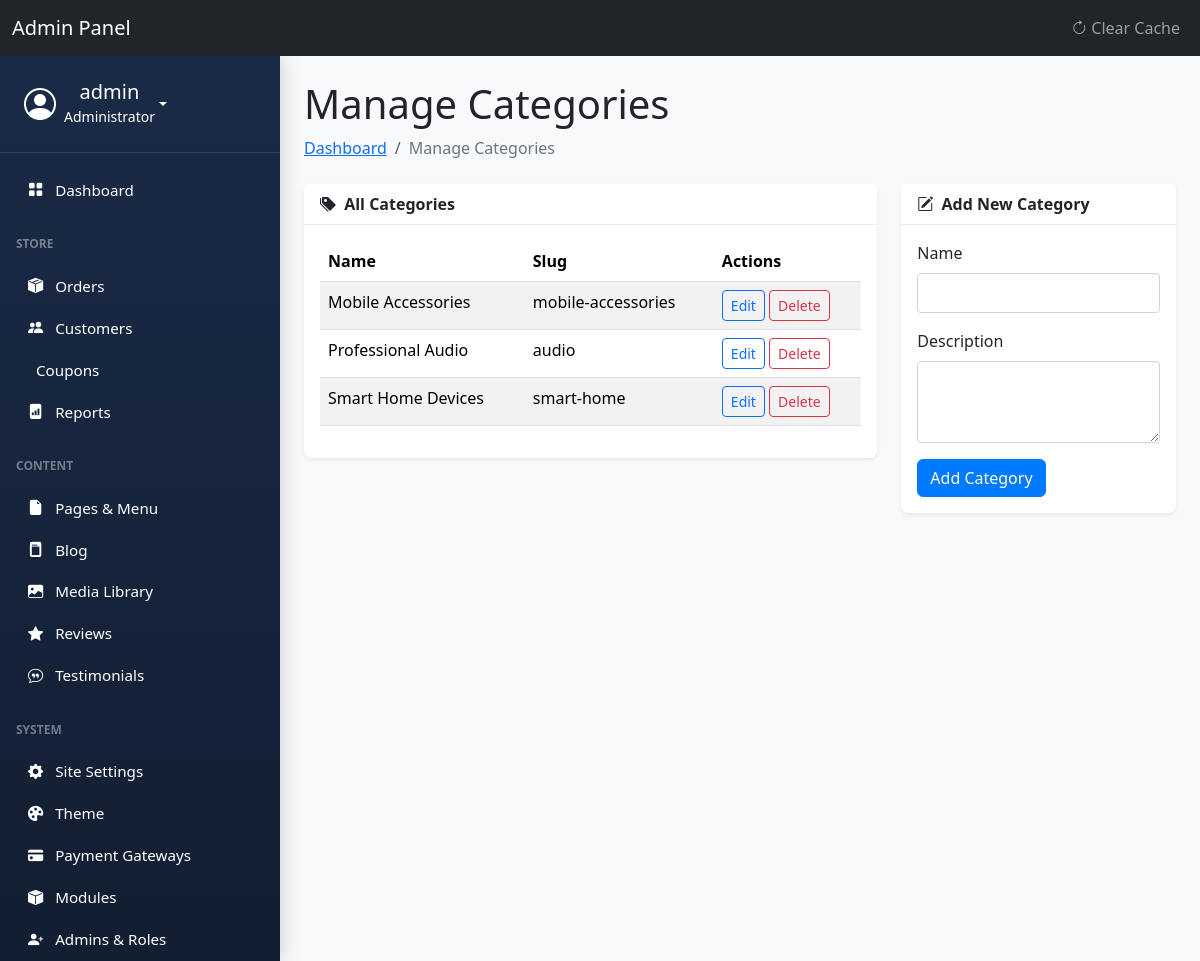
/admin/manage_categories.php (signed in), run on the app's committed database.
### tables this page shows
CREATE TABLE `product_categories` (
  `id` int(11) NOT NULL,
  `name` varchar(100) NOT NULL,
  `slug` varchar(100) NOT NULL,
  `description` text DEFAULT NULL,
  `parent_id` int(11) DEFAULT NULL,
  `image` varchar(255) DEFAULT NULL,
  `meta_title` varchar(255) DEFAULT NULL,
  `meta_description` text DEFAULT NULL,
  `display_order` int(11) DEFAULT 0,
  `is_active` tinyint(1) DEFAULT 1,
  `created_at` timestamp NOT NULL DEFAULT current_timestamp(),
  `updated_at` timestamp NOT NULL DEFAULT current_timestamp() ON UPDATE current_timestamp()
);

### core/functions.php (called while the page is built, shortened)
<?php
function is_admin_logged_in() {
    return isset($_SESSION['admin_id']);
}
function get_current_admin() {
    global $conn;
    $stmt = $conn->prepare("SELECT * FROM admin_users WHERE id = ?");
    $stmt->bind_param("i", $_SESSION['admin_id']);
    $stmt->execute();
    $admin = $stmt->get_result()->fetch_assoc();
    return $admin;
}
function is_module_enabled($slug, $conn) {
    static $modules = null;
    if ($modules === null) {
        $modules = [];
        $result = $conn->query("SELECT slug, is_active FROM modules");
        while ($row = $result->fetch_assoc()) {
            $modules[$row['slug']] = (bool)$row['is_active'];
        }
    }
    return $modules[$slug] ?? false;
}
?>

### admin/manage_categories.php (the view, shortened to what this page needs)
<?php
require_once __DIR__ . '/../core/functions.php';
$action = $_GET['action'] ?? 'list';
require_once __DIR__ . '/../includes/admin_header.php';
require_once __DIR__ . '/../includes/admin_sidebar.php';
?>
<div class="container-fluid px-4">
    <h1 class="mt-4">Manage Categories</h1>
    <ol class="breadcrumb mb-4">
        <li class="breadcrumb-item"><a href="dashboard.php">Dashboard</a></li>
        <li class="breadcrumb-item active">Manage Categories</li>
    </ol>
    <div class="row">
        <div class="col-md-8">
            <div class="card shadow-sm mb-4">
                <div class="card-header">
                    <i class="bi bi-tags-fill me-1"></i>
                    All Categories
                </div>
                <div class="card-body">
                    <div class="table-responsive">
                        <table class="table table-striped table-hover">
                            <thead>
                                <tr>
                                    <th>Name</th>
                                    <th>Slug</th>
                                    <th>Actions</th>
                                </tr>
                            </thead>
                            <tbody>
                                <?php
                                $categories = $conn->query("SELECT * FROM product_categories ORDER BY name ASC");
                                while($category = $categories->fetch_assoc()):
                                ?>
                                <tr>
                                    <td><?php echo htmlspecialchars($category['name']); ?></td>
                                    <td><?php echo htmlspecialchars($category['slug']); ?></td>
                                    <td>
                                        <a href="manage_categories.php?action=edit&id=<?php echo $category['id']; ?>" class="btn btn-sm btn-outline-primary">Edit</a>
                                        <a href="manage_categories.php?action=delete&id=<?php echo $category['id']; ?>" class="btn btn-sm btn-outline-danger" onclick="return confirm('Are you sure?')">Delete</a>
                                    </td>
                                </tr>
                                <?php endwhile; ?>
                            </tbody>
                        </table>
                    </div>
                </div>
            </div>
        </div>
        <div class="col-md-4">
            <div class="card shadow-sm mb-4">
                <div class="card-header">
                    <i class="bi bi-pencil-square me-1"></i>
                    <?php echo ($action === 'edit') ? 'Edit Category' : 'Add New Category'; ?>
                </div>
                <div class="card-body">
                    <?php
                    $edit_category = null;
                    ?>
                    <form action="manage_categories.php" method="POST">
                        <div class="mb-3">
                            <label for="name" class="form-label">Name</label>
                            <input type="text" id="name" name="name" class="form-control" value="<?php echo htmlspecialchars($edit_category['name'] ?? ''); ?>" required>
                        </div>
                        <div class="mb-3">
                            <label for="description" class="form-label">Description</label>
                            <textarea id="description" name="description" class="form-control" rows="3"><?php echo htmlspecialchars($edit_category['description'] ?? ''); ?></textarea>
                        </div>
                        <button type="submit" class="btn btn-primary">
                            <?php echo ($action === 'edit') ? 'Update Category' : 'Add Category'; ?>
                        </button>
                    </form>
                </div>
            </div>
        </div>
    </div>
</div>
<?php require_once __DIR__ . '/../includes/admin_footer.php'; ?>

### includes/admin_sidebar.php (shortened to what this page needs)
<?php
require_once __DIR__ . '/../core/functions.php';
$current_page = basename($_SERVER['PHP_SELF']);
$admin_user = get_current_admin();
function is_active($page) {
    global $current_page;
    return $current_page === $page ? 'active' : '';
}
?>
<div class="d-flex flex-column flex-shrink-0" id="sidebar-wrapper">
    <div class="sidebar-header text-center">
        <div class="dropdown">
            <a href="#" class="d-flex align-items-center text-white text-decoration-none dropdown-toggle" id="dropdownUser1" data-bs-toggle="dropdown" aria-expanded="false">
                <i class="bi bi-person-circle fs-2 me-2"></i>
                <div>
                    <h5 class="mb-0"><?php echo htmlspecialchars($admin_user['username'] ?? 'Admin'); ?></h5>
                    <small>Administrator</small>
                </div>
            </a>
        </div>
    </div>
    <ul class="nav nav-pills flex-column mb-auto pt-3">
        <li class="nav-item">
            <a href="<?php echo SITE_URL; ?>/admin/dashboard.php" class="nav-link <?php echo is_active('dashboard.php'); ?>">
                <i class="bi bi-grid-fill me-2"></i> Dashboard
            </a>
        </li>
        <li class="nav-heading px-3 mt-3 mb-1">Store</li>
        <li>
            <a href="<?php echo SITE_URL; ?>/admin/view_orders.php" class="nav-link <?php echo is_active('view_orders.php'); ?>">
                <i class="bi bi-box-seam-fill me-2"></i> Orders
            </a>
        </li>
        <?php if (is_module_enabled('products', $conn)): ?>
        <li>
            <a href="<?php echo SITE_URL; ?>/admin/manage_products.php" class="nav-link <?php echo is_active('manage_products.php'); ?>">
                <i class="bi bi-box-fill me-2"></i> Products
            </a>
        </li>
        <li>
            <a href="<?php echo SITE_URL; ?>/admin/manage_categories.php" class="nav-link <?php echo is_active('manage_categories.php'); ?>">
                <i class="bi bi-tags-fill me-2"></i> Categories
            </a>
        </li>
        <?php endif; ?>
        <li>
            <a href="<?php echo SITE_URL; ?>/admin/manage_customers.php" class="nav-link <?php echo is_active('manage_customers.php'); ?>">
                <i class="bi bi-people-fill me-2"></i> Customers
            </a>
        </li>
        <?php if (is_module_enabled('coupons', $conn)): ?>
        <li>
            <a href="<?php echo SITE_URL; ?>/admin/manage_coupons.php" class="nav-link <?php echo is_active('manage_coupons.php'); ?>">
                <i class="bi bi-ticket-percent-fill me-2"></i> Coupons
            </a>
        </li>
        <?php endif; ?>
        <li>
            <a href="<?php echo SITE_URL; ?>/admin/reports.php" class="nav-link <?php echo is_active('reports.php'); ?>">
                <i class="bi bi-file-bar-graph-fill me-2"></i> Reports
            </a>
        </li>
        <li class="nav-heading px-3 mt-3 mb-1">Content</li>
        <li>
            <a href="<?php echo SITE_URL; ?>/admin/manage_pages.php" class="nav-link <?php echo is_active('manage_pages.php'); ?>">
                <i class="bi bi-file-earmark-fill me-2"></i> Pages & Menu
            </a>
        </li>
        <?php if (is_module_enabled('blog', $conn)): ?>
        <li>
             <a href="<?php echo SITE_URL; ?>/admin/manage_posts.php" class="nav-link <?php echo is_active('manage_posts.php'); ?>">
                <i class="bi bi-file-post-fill me-2"></i> Blog
            </a>
        </li>
        <?php endif; ?>
        <li>
            <a href="<?php echo SITE_URL; ?>/admin/media_library.php" class="nav-link <?php echo is_active('media_library.php'); ?>">
                <i class="bi bi-image-fill me-2"></i> Media Library
            </a>
        </li>
        <li>
            <a href="<?php echo SITE_URL; ?>/admin/manage_reviews.php" class="nav-link <?php echo is_active('manage_reviews.php'); ?>">
                <i class="bi bi-star-fill me-2"></i> Reviews
            </a>
        </li>
        <li>
            <a href="<?php echo SITE_URL; ?>/admin/manage_testimonials.php" class="nav-link <?php echo is_active('manage_testimonials.php'); ?>">
                <i class="bi bi-chat-quote me-2"></i> Testimonials
            </a>
        </li>
        <li class="nav-heading px-3 mt-3 mb-1">System</li>
        <li>
            <a href="<?php echo SITE_URL; ?>/admin/settings.php" class="nav-link <?php echo is_active('settings.php'); ?>">
                <i class="bi bi-gear-fill me-2"></i> Site Settings
            </a>
        </li>
        <li>
            <a href="<?php echo SITE_URL; ?>/admin/theme_settings.php" class="nav-link <?php echo is_active('theme_settings.php'); ?>">
                <i class="bi bi-palette-fill me-2"></i> Theme
            </a>
        </li>
        <li>
            <a href="<?php echo SITE_URL; ?>/admin/manage_gateways.php" class="nav-link <?php echo is_active('manage_gateways._php'); ?>">
                <i class="bi bi-credit-card-fill me-2"></i> Payment Gateways
            </a>
        </li>
        <li>
            <a href="<?php echo SITE_URL; ?>/admin/manage_modules.php" class="nav-link <?php echo is_active('manage_modules.php'); ?>">
                <i class="bi bi-box-fill me-2"></i> Modules
            </a>
        </li>
        <li>
            <a href="<?php echo SITE_URL; ?>/admin/manage_admins.php" class="nav-link <?php echo is_active('manage_admins.php'); ?>">
                <i class="bi bi-person-plus-fill me-2"></i> Admins & Roles
            </a>
        </li>
    </ul>
</div>

### css/admin.css (style rules this page uses)
body.admin-theme { background-color: #f8f9fa; color: #212529; }
#sidebar-wrapper { width: 280px; min-height: 100vh; background: linear-gradient(to bottom, #1a2b47, #121e31); box-shadow: 0 0 20px rgba(0, 0, 0, 0.2); color: #fff; }
#sidebar-wrapper .sidebar-header { padding: 1.5rem; border-bottom: 1px solid rgba(255, 255, 255, 0.1); }
#sidebar-wrapper .nav-link { font-size: 0.95rem; padding: 0.6rem 1.5rem; color: #fff; border-left: 4px solid transparent; transition: background-color 0.2s ease, border-left-color 0.2s ease; }
.nav-heading { font-size: 0.75rem; text-transform: uppercase; font-weight: 700; color: rgba(255, 255, 255, 0.4); padding: 0.5rem 1.5rem; }
.admin-theme .card { background-color: #fff; border: none; box-shadow: 0 0 15px rgba(0, 0, 0, 0.05); border-radius: 8px; }
.admin-theme .card-header { background-color: #fff; border-bottom: 1px solid #e9ecef; font-weight: 600; }
.admin-theme .table { color: #212529; }
.admin-theme .breadcrumb-item.active { color: #6c757d; }
.form-control { display: block; width: 100%; padding: 0.5rem 0.75rem; font-size: 0.9rem; line-height: 1.5; color: #495057; background-color: #fff; background-clip: padding-box; border: 1px solid #ced4da; border-radius: 0.25rem; transition: border-color .15s ease-in-out,box-shadow .15s ease-in-out; }
.btn-primary { background-color: #007bff; border-color: #007bff; transition: background-color 0.2s ease-in-out, border-color 0.2s ease-in-out, box-shadow 0.2s ease-in-out; }

### data on the page
product_categories: name "Mobile Accessories", slug "mobile-accessories"
product_categories: name "Professional Audio", slug "audio"
product_categories: name "Smart Home Devices", slug "smart-home"

### other printed values
$admin_user['username'] "admin"
